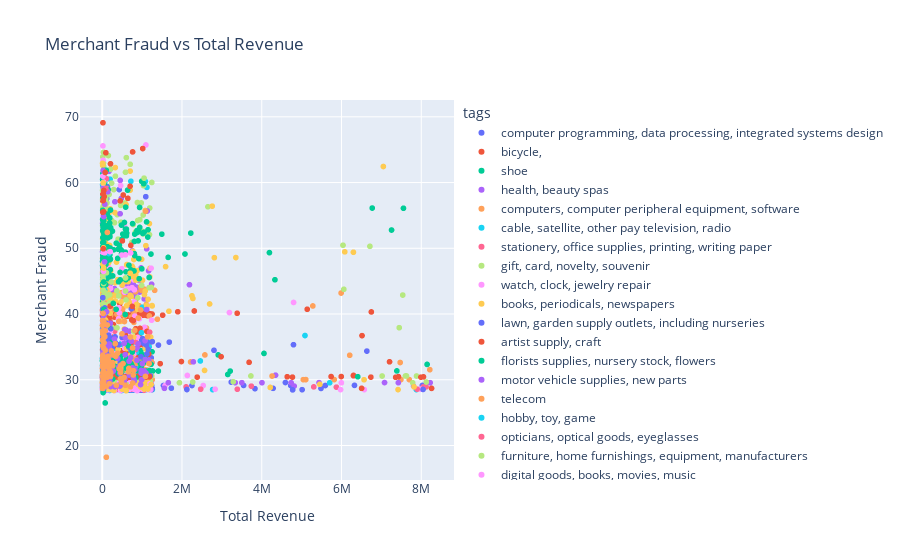

The notebook cell saved with this chart:
### Code cell
fig = px.scatter(dff, x = 'Total Revenue', y = 'Merchant Fraud', color = 'tags' , hover_data=['merchant_abn'], title = 'Merchant Fraud vs Total Revenue')
fig.show()

### Figure 1 — Plotly figure (JSON) as saved in the notebook; plotly's stock layout.template omitted (floating-point values rounded to 4 significant figures; data arrays with more than 128 entries replaced by an {"elided": "..."} marker saying what was removed)
{"data": [{"customdata": {"elided": "191x1 str values"}, "hovertemplate": "tags=computer programming, data processing, integrated systems design<br>Total Revenue=%{x}<br>Merchant Fraud=%{y}<br>merchant_abn=%{customdata[0]}<extra></extra>", "legendgroup": "computer programming, data processing, integrated systems design", "marker": {"color": "#636efa", "symbol": "circle"}, "mode": "markers", "name": "computer programming, data processing, integrated systems design", "showlegend": true, "type": "scattergl", "x": {"elided": "191 float values"}, "xaxis": "x", "y": {"elided": "191 float values"}, "yaxis": "y"}, {"customdata": {"elided": "170x1 str values"}, "hovertemplate": "tags=bicycle,<br>Total Revenue=%{x}<br>Merchant Fraud=%{y}<br>merchant_abn=%{customdata[0]}<extra></extra>", "legendgroup": "bicycle,", "marker": {"color": "#EF553B", "symbol": "circle"}, "mode": "markers", "name": "bicycle,", "showlegend": true, "type": "scattergl", "x": {"elided": "170 float values"}, "xaxis": "x", "y": {"elided": "170 float values"}, "yaxis": "y"}, {"customdata": {"elided": "185x1 str values"}, "hovertemplate": "tags=shoe<br>Total Revenue=%{x}<br>Merchant Fraud=%{y}<br>merchant_abn=%{customdata[0]}<extra></extra>", "legendgroup": "shoe", "marker": {"color": "#00cc96", "symbol": "circle"}, "mode": "markers", "name": "shoe", "showlegend": true, "type": "scattergl", "x": {"elided": "185 float values"}, "xaxis": "x", "y": {"elided": "185 float values"}, "yaxis": "y"}, {"customdata": {"elided": "164x1 str values"}, "hovertemplate": "tags=health, beauty spas<br>Total Revenue=%{x}<br>Merchant Fraud=%{y}<br>merchant_abn=%{customdata[0]}<extra></extra>", "legendgroup": "health, beauty spas", "marker": {"color": "#ab63fa", "symbol": "circle"}, "mode": "markers", "name": "health, beauty spas", "showlegend": true, "type": "scattergl", "x": {"elided": "164 float values"}, "xaxis": "x", "y": {"elided": "164 float values"}, "yaxis": "y"}, {"customdata": {"elided": "181x1 str values"}, "hovertemplate": "tags=computers, computer peripheral equipment, software<br>Total Revenue=%{x}<br>Merchant Fraud=%{y}<br>merchant_abn=%{customdata[0]}<extra></extra>", "legendgroup": "computers, computer peripheral equipment, software", "marker": {"color": "#FFA15A", "symbol": "circle"}, "mode": "markers", "name": "computers, computer peripheral equipment, software", "showlegend": true, "type": "scattergl", "x": {"elided": "181 float values"}, "xaxis": "x", "y": {"elided": "181 float values"}, "yaxis": "y"}, {"customdata": {"elided": "175x1 str values"}, "hovertemplate": "tags=cable, satellite, other pay television, radio<br>Total Revenue=%{x}<br>Merchant Fraud=%{y}<br>merchant_abn=%{customdata[0]}<extra></extra>", "legendgroup": "cable, satellite, other pay television, radio", "marker": {"color": "#19d3f3", "symbol": "circle"}, "mode": "markers", "name": "cable, satellite, other pay television, radio", "showlegend": true, "type": "scattergl", "x": {"elided": "175 float values"}, "xaxis": "x", "y": {"elided": "175 float values"}, "yaxis": "y"}, {"customdata": {"elided": "161x1 str values"}, "hovertemplate": "tags=stationery, office supplies, printing, writing paper<br>Total Revenue=%{x}<br>Merchant Fraud=%{y}<br>merchant_abn=%{customdata[0]}<extra></extra>", "legendgroup": "stationery, office supplies, printing, writing paper", "marker": {"color": "#FF6692", "symbol": "circle"}, "mode": "markers", "name": "stationery, office supplies, printing, writing paper", "showlegend": true, "type": "scattergl", "x": {"elided": "161 float values"}, "xaxis": "x", "y": {"elided": "161 float values"}, "yaxis": "y"}, {"customdata": {"elided": "182x1 str values"}, "hovertemplate": "tags=gift, card, novelty, souvenir<br>Total Revenue=%{x}<br>Merchant Fraud=%{y}<br>merchant_abn=%{customdata[0]}<extra></extra>", "legendgroup": "gift, card, novelty, souvenir", "marker": {"color": "#B6E880", "symbol": "circle"}, "mode": "markers", "name": "gift, card, novelty, souvenir", "showlegend": true, "type": "scattergl", "x": {"elided": "182 float values"}, "xaxis": "x", "y": {"elided": "182 float values"}, "yaxis": "y"}, {"customdata": {"elided": "170x1 str values"}, "hovertemplate": "tags=watch, clock, jewelry repair<br>Total Revenue=%{x}<br>Merchant Fraud=%{y}<br>merchant_abn=%{customdata[0]}<extra></extra>", "legendgroup": "watch, clock, jewelry repair", "marker": {"color": "#FF97FF", "symbol": "circle"}, "mode": "markers", "name": "watch, clock, jewelry repair", "showlegend": true, "type": "scattergl", "x": {"elided": "170 float values"}, "xaxis": "x", "y": {"elided": "170 float values"}, "yaxis": "y"}, {"customdata": {"elided": "164x1 str values"}, "hovertemplate": "tags=books, periodicals, newspapers<br>Total Revenue=%{x}<br>Merchant Fraud=%{y}<br>merchant_abn=%{customdata[0]}<extra></extra>", "legendgroup": "books, periodicals, newspapers", "marker": {"color": "#FECB52", "symbol": "circle"}, "mode": "markers", "name": "books, periodicals, newspapers", "showlegend": true, "type": "scattergl", "x": {"elided": "164 float values"}, "xaxis": "x", "y": {"elided": "164 float values"}, "yaxis": "y"}, {"customdata": {"elided": "153x1 str values"}, "hovertemplate": "tags=lawn, garden supply outlets, including nurseries<br>Total Revenue=%{x}<br>Merchant Fraud=%{y}<br>merchant_abn=%{customdata[0]}<extra></extra>", "legendgroup": "lawn, garden supply outlets, including nurseries", "marker": {"color": "#636efa", "symbol": "circle"}, "mode": "markers", "name": "lawn, garden supply outlets, including nurseries", "showlegend": true, "type": "scattergl", "x": {"elided": "153 float values"}, "xaxis": "x", "y": {"elided": "153 float values"}, "yaxis": "y"}, {"customdata": {"elided": "193x1 str values"}, "hovertemplate": "tags=artist supply, craft<br>Total Revenue=%{x}<br>Merchant Fraud=%{y}<br>merchant_abn=%{customdata[0]}<extra></extra>", "legendgroup": "artist supply, craft", "marker": {"color": "#EF553B", "symbol": "circle"}, "mode": "markers", "name": "artist supply, craft", "showlegend": true, "type": "scattergl", "x": {"elided": "193 float values"}, "xaxis": "x", "y": {"elided": "193 float values"}, "yaxis": "y"}, {"customdata": {"elided": "180x1 str values"}, "hovertemplate": "tags=florists supplies, nursery stock, flowers<br>Total Revenue=%{x}<br>Merchant Fraud=%{y}<br>merchant_abn=%{customdata[0]}<extra></extra>", "legendgroup": "florists supplies, nursery stock, flowers", "marker": {"color": "#00cc96", "symbol": "circle"}, "mode": "markers", "name": "florists supplies, nursery stock, flowers", "showlegend": true, "type": "scattergl", "x": {"elided": "180 float values"}, "xaxis": "x", "y": {"elided": "180 float values"}, "yaxis": "y"}, {"customdata": {"elided": "151x1 str values"}, "hovertemplate": "tags=motor vehicle supplies, new parts<br>Total Revenue=%{x}<br>Merchant Fraud=%{y}<br>merchant_abn=%{customdata[0]}<extra></extra>", "legendgroup": "motor vehicle supplies, new parts", "marker": {"color": "#ab63fa", "symbol": "circle"}, "mode": "markers", "name": "motor vehicle supplies, new parts", "showlegend": true, "type": "scattergl", "x": {"elided": "151 float values"}, "xaxis": "x", "y": {"elided": "151 float values"}, "yaxis": "y"}, {"customdata": [["20549656225"], ["36961482719"], ["88652114856"], ["59659309503"], ["54790190524"], ["69133284840"], ["78403451584"], ["40084144447"], ["35754571357"], ["17073441842"], ["80347921120"], ["35267193658"], ["93932766844"], ["71361928741"], ["51479541036"], ["66748498849"], ["55407818029"], ["43833568675"], ["62924351636"], ["82368304209"], ["22926973508"], ["71475747855"], ["82329510503"], ["50589958690"], ["58899084497"], ["60470122582"], ["92596271102"], ["32934378210"], ["49069349536"], ["20497101151"], ["12161076724"], ["30780133873"], ["16143938351"], ["25228131129"], ["73973714129"], ["98020727651"], ["82642449321"], ["36461610866"], ["43828324372"], ["41704070214"], ["52388886012"], ["93720983561"], ["82044452251"], ["68874243493"], ["89618228232"], ["82465857700"], ["95594775419"], ["80116239104"], ["70805280228"], ["87203239896"], ["43426057710"], ["56191979620"], ["62692834922"], ["31552582037"], ["82545351270"], ["95037235405"], ["61310985405"], ["91426391836"], ["80932809713"], ["88999491954"], ["85444000471"], ["98400051901"], ["45875784130"], ["74874670528"], ["97089682451"], ["81836621910"], ["97088280855"], ["56766066037"], ["95938358124"], ["91218779711"], ["20017721725"], ["78040474274"], ["72064300998"], ["43930439013"], ["69431337574"], ["91062920626"], ["77990807356"], ["47192976569"], ["48290289285"], ["32173481131"], ["61085944703"], ["20836895545"], ["12182018430"], ["88848010071"], ["63975991689"], ["43454001249"], ["26763947687"], ["93740493847"], ["19458945909"], ["85449177396"], ["93260930990"], ["96806981644"], ["35911782646"], ["90522979771"], ["97860823526"], ["21166782413"], ["73376110977"], ["70754621933"], ["17799557745"], ["56018978883"], ["29166700531"], ["34621449599"], ["25624067782"], ["97638827169"], ["31153557593"], ["49784932478"], ["76117653301"], ["46471185478"], ["92693781303"], ["75289356942"], ["92482981458"], ["67920961191"], ["16002602393"], ["45237488374"], ["72758063852"], ["53415858879"], ["37351880405"], ["76419655212"], ["59274084898"], ["72897360319"], ["19633197919"], ["61941120453"], ["51294980477"], ["15457638036"], ["70814127470"]], "hovertemplate": "tags=telecom<br>Total Revenue=%{x}<br>Merchant Fraud=%{y}<br>merchant_abn=%{customdata[0]}<extra></extra>", "legendgroup": "telecom", "marker": {"color": "#FFA15A", "symbol": "circle"}, "mode": "markers", "name": "telecom", "showlegend": true, "type": "scattergl", "x": [967300.0, 319700.0, 605500.0, 274200.0, 49900.0, 31820.0, 164000.0, 31960.0, 42570.0, 599200.0, 33310.0, 39410.0, 58090.0, 875100.0, 293600.0, 23370.0, 206300.0, 771300.0, 29730.0, 8214000.0, 197300.0, 17420.0, 34080.0, 2216000.0, 22330.0, 172300.0, 16690.0, 125400.0, 932400.0, 532500.0, 43890.0, 40750.0, 211900.0, 359300.0, 199800.0, 74940.0, 128300.0, 297600.0, 40760.0, 48450.0, 91160.0, 21820.0, 1128000.0, 778300.0, 14460.0, 36980.0, 37200.0, 166300.0, 413000.0, 23010.0, 27790.0, 137800.0, 1051000.0, 34900.0, 1230000.0, 35790.0, 647600.0, 45510.0, 97080.0, 13470.0, 33360.0, 320300.0, 46380.0, 1116000.0, 122500.0, 1156000.0, 500500.0, 7469.0, 207100.0, 49320.0, 26160.0, 22150.0, 28940.0, 662600.0, 28780.0, 28540.0, 1162000.0, 35690.0, 772100.0, 278500.0, 797900.0, 22340.0, 14080.0, 34250.0, 28200.0, 46650.0, 69130.0, 41880.0, 24780.0, 105000.0, 7470000.0, 42990.0, 876800.0, 977300.0, 1116000.0, 28420.0, 169100.0, 193700.0, 16770.0, 25030.0, 11890.0, 698200.0, 757000.0, 62970.0, 18290.0, 36530.0, 37900.0, 62280.0, 94140.0, 18190.0, 74210.0, 849600.0, 28500.0, 31580.0, 177700.0, 140600.0, 30400.0, 17680.0, 906000.0, 1054000.0, 651900.0, 13440.0, 28070.0, 11810.0, 13520.0], "xaxis": "x", "y": [31.6, 31.78, 31.72, 32.72, 31.74, 32.52, 32.87, 31.87, 31.44, 31.66, 32.69, 32.87, 31.81, 32.82, 32.94, 31.43, 32.7, 31.57, 31.58, 31.53, 32.8, 32.17, 35.59, 32.7, 32.26, 31.4, 31.21, 31.88, 32.89, 32.62, 31.43, 33.4, 31.6, 31.34, 33.82, 32.19, 32.05, 32.73, 31.77, 32.45, 32.21, 31.69, 32.82, 32.77, 31.79, 32.44, 34.41, 31.26, 32.21, 32.59, 32.43, 32.52, 31.56, 31.5, 32.75, 32.8, 31.36, 31.42, 31.44, 31.73, 32.05, 32.81, 31.48, 32.7, 31.25, 32.67, 32.69, 31.7, 32.77, 31.77, 31.18, 31.78, 32.43, 31.47, 32.49, 32.1, 32.52, 32.81, 32.54, 31.56, 31.58, 31.45, 32.8, 32.27, 31.79, 31.78, 32.18, 33.17, 31.25, 31.58, 32.62, 31.97, 32.48, 31.82, 31.48, 32.33, 33.05, 32.75, 31.0, 31.19, 31.85, 32.8, 31.67, 32.48, 31.6, 31.98, 31.98, 32.71, 31.88, 32.68, 33.2, 33.06, 31.21, 32.49, 31.65, 31.48, 30.95, 31.95, 32.58, 31.48, 32.43, 30.87, 32.21, 30.83, 32.48], "yaxis": "y"}, {"customdata": {"elided": "142x1 str values"}, "hovertemplate": "tags=hobby, toy, game<br>Total Revenue=%{x}<br>Merchant Fraud=%{y}<br>merchant_abn=%{customdata[0]}<extra></extra>", "legendgroup": "hobby, toy, game", "marker": {"color": "#19d3f3", "symbol": "circle"}, "mode": "markers", "name": "hobby, toy, game", "showlegend": true, "type": "scattergl", "x": {"elided": "142 float values"}, "xaxis": "x", "y": {"elided": "142 float values"}, "yaxis": "y"}, {"customdata": {"elided": "151x1 str values"}, "hovertemplate": "tags=opticians, optical goods, eyeglasses<br>Total Revenue=%{x}<br>Merchant Fraud=%{y}<br>merchant_abn=%{customdata[0]}<extra></extra>", "legendgroup": "opticians, optical goods, eyeglasses", "marker": {"color": "#FF6692", "symbol": "circle"}, "mode": "markers", "name": "opticians, optical goods, eyeglasses", "showlegend": true, "type": "scattergl", "x": {"elided": "151 float values"}, "xaxis": "x", "y": {"elided": "151 float values"}, "yaxis": "y"}, {"customdata": {"elided": "182x1 str values"}, "hovertemplate": "tags=furniture, home furnishings, equipment, manufacturers<br>Total Revenue=%{x}<br>Merchant Fraud=%{y}<br>merchant_abn=%{customdata[0]}<extra></extra>", "legendgroup": "furniture, home furnishings, equipment, manufacturers", "marker": {"color": "#B6E880", "symbol": "circle"}, "mode": "markers", "name": "furniture, home furnishings, equipment, manufacturers", "showlegend": true, "type": "scattergl", "x": {"elided": "182 float values"}, "xaxis": "x", "y": {"elided": "182 float values"}, "yaxis": "y"}, {"customdata": {"elided": "195x1 str values"}, "hovertemplate": "tags=digital goods, books, movies, music<br>Total Revenue=%{x}<br>Merchant Fraud=%{y}<br>merchant_abn=%{customdata[0]}<extra></extra>", "legendgroup": "digital goods, books, movies, music", "marker": {"color": "#FF97FF", "symbol": "circle"}, "mode": "markers", "name": "digital goods, books, movies, music", "showlegend": true, "type": "scattergl", "x": {"elided": "195 float values"}, "xaxis": "x", "y": {"elided": "195 float values"}, "yaxis": "y"}, {"customdata": {"elided": "167x1 str values"}, "hovertemplate": "tags=music, musical instruments, pianos, sheet music<br>Total Revenue=%{x}<br>Merchant Fraud=%{y}<br>merchant_abn=%{customdata[0]}<extra></extra>", "legendgroup": "music, musical instruments, pianos, sheet music", "marker": {"color": "#FECB52", "symbol": "circle"}, "mode": "markers", "name": "music, musical instruments, pianos, sheet music", "showlegend": true, "type": "scattergl", "x": {"elided": "167 float values"}, "xaxis": "x", "y": {"elided": "167 float values"}, "yaxis": "y"}, {"customdata": [["23812847062"], ["19340071232"], ["41331227038"], ["33068332703"], ["99022662131"], ["19492220327"], ["93378757859"], ["86744504251"], ["38918664617"], ["36502394145"], ["43838212570"], ["90918180829"], ["23709946765"], ["26793253394"], ["29253286472"], ["51087215585"], ["72760991600"], ["58495294020"], ["12240378188"], ["30900210196"], ["77334889816"], ["39700611505"], ["75265429612"], ["28639309109"], ["66228393506"], ["24212300522"], ["16156289887"], ["86621434137"], ["64143552561"], ["29027010572"], ["47441593515"], ["16377211887"], ["21263722044"], ["57860746842"], ["80837517456"], ["99473039626"], ["46898641989"], ["21158149109"], ["20233857661"], ["59039508122"], ["97590358496"], ["85626017907"], ["69184324876"], ["93267734067"], ["10881038707"], ["10596295795"], ["56806164521"], ["28449116125"], ["37815517789"], ["86889657711"], ["82736268897"], ["43083074133"], ["65276790047"], ["64648788229"], ["55555661470"], ["53829845678"], ["65959377833"], ["62688594508"], ["12983555508"], ["29623808496"], ["30769373086"], ["38049816588"], ["11134994590"], ["21350600012"], ["44345785419"], ["15043504837"], ["93110588804"], ["67213521157"], ["46537010521"], ["21073645356"], ["55092047467"], ["49514806178"], ["65168284301"], ["11800043583"], ["79143633916"], ["74959624448"], ["32493270774"], ["24674067743"], ["25707254891"], ["93263170091"], ["14530561097"], ["36105696102"], ["78949485914"], ["29505435279"], ["69893361647"], ["86201937910"], ["10165489824"], ["34455283435"], ["24526454463"], ["86791380020"], ["81548651453"]], "hovertemplate": "tags=jewelry, watch, clock, silverware<br>Total Revenue=%{x}<br>Merchant Fraud=%{y}<br>merchant_abn=%{customdata[0]}<extra></extra>", "legendgroup": "jewelry, watch, clock, silverware", "marker": {"color": "#636efa", "symbol": "circle"}, "mode": "markers", "name": "jewelry, watch, clock, silverware", "showlegend": true, "type": "scattergl", "x": [726100.0, 25320.0, 154200.0, 45330.0, 678300.0, 6636000.0, 165900.0, 138600.0, 166200.0, 133000.0, 271200.0, 4796000.0, 1126000.0, 203500.0, 1410000.0, 30930.0, 168600.0, 1109000.0, 97940.0, 63280.0, 321300.0, 105900.0, 121000.0, 44190.0, 989100.0, 16070.0, 12710.0, 36490.0, 73720.0, 65260.0, 51680.0, 84910.0, 158900.0, 1121000.0, 72140.0, 135800.0, 666300.0, 216200.0, 38310.0, 686800.0, 455700.0, 184000.0, 197000.0, 16390.0, 58460.0, 973300.0, 170600.0, 1256000.0, 75750.0, 1043000.0, 50450.0, 1014000.0, 209300.0, 6366.0, 55680.0, 34380.0, 18920.0, 21110.0, 50530.0, 15210.0, 14670.0, 99220.0, 412900.0, 36810.0, 1154000.0, 2803000.0, 203400.0, 32090.0, 25660.0, 114900.0, 137300.0, 131200.0, 104600.0, 113600.0, 182900.0, 156300.0, 627300.0, 168700.0, 333200.0, 13120.0, 1682000.0, 498800.0, 156300.0, 248400.0, 214800.0, 27880.0, 35540.0, 40590.0, 21080.0, 18210.0, 34960.0], "xaxis": "x", "y": [34.6, 34.66, 35.09, 35.27, 35.72, 34.36, 33.4, 32.76, 36.37, 34.58, 36.23, 35.33, 35.7, 38.55, 35.27, 30.87, 35.53, 35.27, 36.21, 33.98, 36.53, 35.79, 34.35, 31.98, 35.95, 42.49, 34.7, 33.09, 38.75, 40.92, 36.67, 35.67, 35.05, 33.92, 35.93, 36.1, 34.98, 35.55, 31.67, 35.77, 32.58, 36.44, 36.4, 40.75, 33.19, 33.48, 36.24, 35.8, 35.33, 35.49, 36.18, 36.26, 35.77, 30.45, 34.42, 35.84, 31.87, 37.99, 36.06, 33.61, 32.83, 33.14, 35.33, 35.15, 34.64, 34.49, 34.22, 33.71, 36.17, 34.7, 35.53, 36.31, 32.8, 34.37, 35.81, 35.13, 35.56, 35.6, 35.61, 37.28, 35.72, 36.44, 36.79, 34.92, 37.76, 38.85, 33.36, 38.15, 37.22, 36.38, 34.4], "yaxis": "y"}, {"customdata": {"elided": "178x1 str values"}, "hovertemplate": "tags=tent, awning<br>Total Revenue=%{x}<br>Merchant Fraud=%{y}<br>merchant_abn=%{customdata[0]}<extra></extra>", "legendgroup": "tent, awning", "marker": {"color": "#EF553B", "symbol": "circle"}, "mode": "markers", "name": "tent, awning", "showlegend": true, "type": "scattergl", "x": {"elided": "178 float values"}, "xaxis": "x", "y": {"elided": "178 float values"}, "yaxis": "y"}, {"customdata": {"elided": "129x1 str values"}, "hovertemplate": "tags=antique, repairs, restoration<br>Total Revenue=%{x}<br>Merchant Fraud=%{y}<br>merchant_abn=%{customdata[0]}<extra></extra>", "legendgroup": "antique, repairs, restoration", "marker": {"color": "#00cc96", "symbol": "circle"}, "mode": "markers", "name": "antique, repairs, restoration", "showlegend": true, "type": "scattergl", "x": {"elided": "129 float values"}, "xaxis": "x", "y": {"elided": "129 float values"}, "yaxis": "y"}, {"customdata": {"elided": "134x1 str values"}, "hovertemplate": "tags=equipment, tool, furniture, appliance rental, leasing<br>Total Revenue=%{x}<br>Merchant Fraud=%{y}<br>merchant_abn=%{customdata[0]}<extra></extra>", "legendgroup": "equipment, tool, furniture, appliance rental, leasing", "marker": {"color": "#ab63fa", "symbol": "circle"}, "mode": "markers", "name": "equipment, tool, furniture, appliance rental, leasing", "showlegend": true, "type": "scattergl", "x": {"elided": "134 float values"}, "xaxis": "x", "y": {"elided": "134 float values"}, "yaxis": "y"}, {"customdata": [["96141360246"], ["11149063370"], ["18905299698"], ["42077919948"], ["99785979138"], ["47103021057"], ["73463200282"], ["48624093501"], ["31400548982"], ["59079680636"], ["86710922099"], ["60641607697"], ["76183421494"], ["55661978105"], ["44527459864"], ["95824231566"], ["34564250941"], ["80779713037"], ["76818455401"], ["20803442676"], ["27397535742"], ["11975295389"], ["17611272180"], ["35787272183"], ["93096883450"], ["41686800806"], ["32021853619"], ["14626521979"], ["27014190836"], ["47797405944"], ["17476208631"], ["43801715289"], ["43437492698"], ["26788127465"], ["61675439608"], ["57223200264"], ["20352820919"], ["21755625204"], ["79377496749"], ["42454170286"], ["67264251405"], ["10739268011"], ["89133730546"], ["48220830699"], ["20781273791"], ["25737175575"], ["93113531213"], ["42392117775"], ["95005191321"], ["58680132589"], ["22883189698"], ["28159278322"], ["39469369640"], ["73792600690"], ["84228395458"], ["52266154043"], ["41305045812"], ["42665580539"], ["22248828825"], ["88745863985"], ["99776743787"], ["52034783403"], ["77924688488"], ["98253764162"], ["27851049264"], ["32566134208"], ["31471844679"], ["35260204943"], ["68233865253"], ["49285644021"], ["22019281430"], ["44344566262"], ["87076215407"], ["66069111675"], ["77747303845"], ["97598804219"], ["87915290368"], ["70580157002"], ["27518736748"], ["66522814831"], ["99807059634"], ["19401969640"], ["74116888698"], ["44539609516"], ["28490495118"], ["47422313909"], ["63907965541"], ["76094539803"], ["60123474601"], ["90976587185"], ["94951665897"], ["32873803804"], ["37106509177"], ["58420836090"], ["53300696557"], ["45907060380"], ["31337247877"], ["46079095809"], ["15795298692"], ["80067991455"], ["56945094143"], ["65415777658"], ["51390118767"], ["72361927236"], ["74337286955"], ["52969453577"], ["36628336616"], ["99420575685"], ["17208085375"], ["46429297007"], ["98166254020"], ["78908309708"]], "hovertemplate": "tags=art dealers, galleries<br>Total Revenue=%{x}<br>Merchant Fraud=%{y}<br>merchant_abn=%{customdata[0]}<extra></extra>", "legendgroup": "art dealers, galleries", "marker": {"color": "#FFA15A", "symbol": "circle"}, "mode": "markers", "name": "art dealers, galleries", "showlegend": true, "type": "scattergl", "x": [27320.0, 1138000.0, 707600.0, 129500.0, 6075.0, 31170.0, 495400.0, 962500.0, 40620.0, 15870.0, 4258000.0, 30730.0, 201200.0, 558100.0, 154500.0, 16310.0, 905100.0, 327000.0, 27550.0, 31260.0, 483000.0, 28820.0, 78020.0, 44070.0, 763300.0, 18290.0, 44680.0, 12760.0, 76290.0, 24910.0, 179500.0, 462500.0, 15330.0, 15770.0, 193600.0, 1088000.0, 21210.0, 18600.0, 459700.0, 30710.0, 103800.0, 19260.0, 12430.0, 154500.0, 41980.0, 33290.0, 11170.0, 22260.0, 45580.0, 28320.0, 15030.0, 257100.0, 35830.0, 659200.0, 114300.0, 10770.0, 760500.0, 337600.0, 269700.0, 15660.0, 11820.0, 42240.0, 778300.0, 816900.0, 1176000.0, 145300.0, 582700.0, 207600.0, 213200.0, 417100.0, 7686.0, 38060.0, 1084000.0, 129700.0, 40120.0, 100800.0, 262600.0, 158300.0, 9896.0, 84260.0, 35310.0, 16660.0, 34530.0, 15210.0, 119300.0, 126300.0, 547600.0, 16570.0, 150700.0, 112300.0, 231700.0, 455100.0, 708200.0, 521600.0, 110800.0, 385500.0, 183100.0, 424500.0, 145100.0, 66320.0, 355400.0, 17040.0, 22420.0, 783800.0, 30810.0, 28390.0, 460600.0, 34600.0, 667400.0, 18360.0, 6206000.0, 10000.0], "xaxis": "x", "y": [30.88, 36.54, 36.5, 52.41, 29.59, 29.25, 36.99, 40.62, 32.75, 36.97, 30.57, 33.26, 31.2, 38.86, 31.88, 35.95, 39.39, 35.48, 29.9, 36.86, 29.62, 30.35, 37.44, 29.01, 29.5, 29.1, 31.16, 29.61, 34.49, 32.52, 31.99, 31.12, 35.11, 31.96, 31.33, 55.63, 40.09, 31.9, 31.45, 31.22, 18.21, 37.16, 32.2, 33.03, 31.88, 30.94, 28.69, 32.36, 35.63, 30.2, 32.72, 32.61, 32.9, 31.21, 30.62, 29.03, 34.84, 33.56, 33.79, 37.46, 33.06, 38.92, 30.73, 37.51, 32.46, 32.17, 29.16, 30.52, 31.07, 38.87, 38.26, 29.77, 30.51, 30.39, 30.53, 29.03, 32.13, 32.15, 30.51, 32.99, 32.2, 33.75, 30.7, 31.03, 32.9, 38.33, 30.34, 36.13, 33.59, 30.99, 34.39, 30.15, 28.92, 32.46, 32.0, 34.02, 29.39, 31.66, 32.92, 36.56, 29.16, 33.16, 30.11, 31.39, 31.24, 29.63, 32.18, 34.83, 31.73, 33.47, 33.73, 39.01], "yaxis": "y"}], "layout": {"legend": {"title": {"text": "tags"}, "tracegroupgap": 0}, "title": {"text": "Merchant Fraud vs Total Revenue"}, "xaxis": {"anchor": "y", "domain": [0, 1], "title": {"text": "Total Revenue"}}, "yaxis": {"anchor": "x", "domain": [0, 1], "title": {"text": "Merchant Fraud"}}}}
